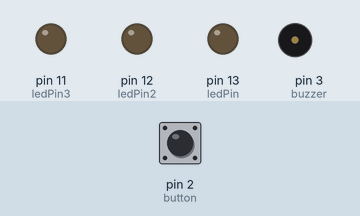
This sketch was run on a simulated Arduino Uno, built with avr-gcc and run on an emulated ATmega328P. On the bench: output pins drawn as LEDs (lit = HIGH), buzzer (waves = sounding). Dashed ring = blinking. The inputs (shaded band) are chosen by the test bench; at power-on: pin 2 (button) LOW. What the sketch prints to the serial monitor is not drawn.

Above: at 1.2 s.
1.3 s: pin 2 (button) pulled HIGH for 0.15 s
At 3.2 s:
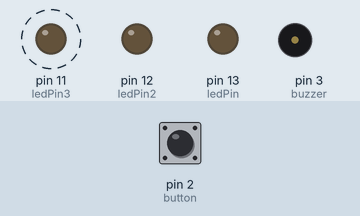
4.4 s: pin 2 (button) pulled HIGH for 1 s
At 5.2 s:
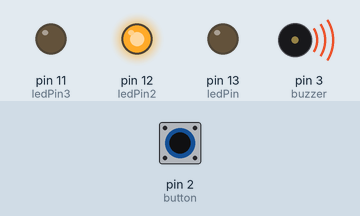
7.4 s: pin 2 (button) pulled HIGH for 3.2 s
At 7.55 s:
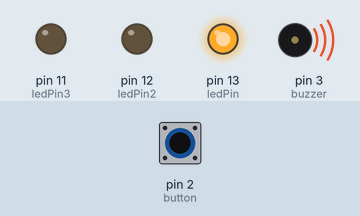
12.1 s: pin 2 (button) pulsed HIGH 2 times (0.12 s each, 0.3 s apart)
At 12.17 s:
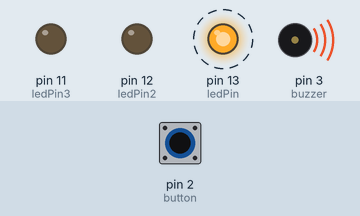
Timing chart, 0 to 16.1 s (numbered marks = the images above; inputs shaded):
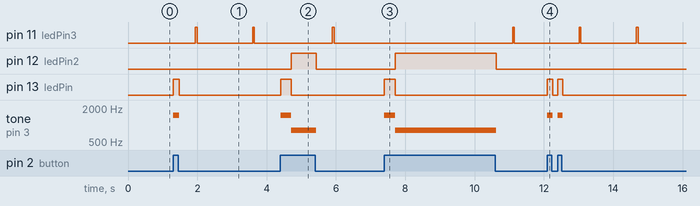

Measured:
- after the input at 1.3 s, pin 11 (ledPin3): alternates HIGH for 0.05 s and LOW for 1.6 s, starting after 0.65 s; pin 13 (ledPin): LOW → HIGH at once, → LOW 0.18 s later; tone on pin 3 (buzzer): silent → 1500 Hz at once, → silent 0.18 s later
- after the input at 4.4 s, pin 11 (ledPin3): LOW → HIGH after 1.5 s, → LOW 0.05 s later; pin 12 (ledPin2): LOW → HIGH after 0.31 s, → LOW 0.72 s later; pin 13 (ledPin): LOW → HIGH at once, → LOW 0.31 s later; tone on pin 3 (buzzer): silent → 1500 Hz at once, → 800 Hz 0.31 s later, → silent 0.72 s later
- after the input at 7.4 s, pin 12 (ledPin2): LOW → HIGH after 0.31 s, → LOW 2.9 s later; pin 13 (ledPin): LOW → HIGH at once, → LOW 0.31 s later; tone on pin 3 (buzzer): silent → 1500 Hz at once, → 800 Hz 0.31 s later, → silent 2.9 s later
- after the input at 12.1 s, pin 13 (ledPin): alternates HIGH for 0.15 s and LOW for 0.15 s, 4 changes in all, then stays LOW, starting at once; tone on pin 3 (buzzer): alternates 1500 Hz for 0.15 s and silent for 0.15 s, 4 changes in all, then stays silent, starting at once

The sketch:

morse-code.ino
```cpp
// C++ code
//
const int button = 2;
const int ledPin = 13;
const int ledPin2 = 12;
const int ledPin3 = 11;
const int ledPin4 = 10;
int lastButtonState = LOW;
int buttonState = LOW;
bool buttonOn = false;
const int buzzer = 3;
int signalLength = 0;
int minSignalLength = 30;
int longSignalLength = 300;
int pauseLength = 450;
int spacePauseLength = 1500;
int lowDelay = 0;
int pause = 0;
bool checker;
String dash = "-";
String morse = "";
String dot = "*";

void setup(){
    pinMode(button, INPUT);
    pinMode(ledPin, OUTPUT);
    pinMode(ledPin2, OUTPUT);
    pinMode(ledPin3, OUTPUT);
    pinMode(buzzer, OUTPUT);
    Serial.begin(9600);
}

void loop(){
  buttonState = digitalRead(button);
  if (buttonState == HIGH){
    lowDelay = 0;
    buttonOn = true;
  }else{
    lowDelay += 1;
    if (lowDelay >= minSignalLength){
      lowDelay = 0;
      buttonOn = false;
    }
  }
  if (buttonOn){
    signalLength += 1;
    if(signalLength < longSignalLength){
      tone(buzzer, 1500);
      digitalWrite(ledPin, HIGH);
      digitalWrite(ledPin2, LOW);
    }
    else{
      tone(buzzer, 800);
      digitalWrite(ledPin, LOW);
      digitalWrite(ledPin2, HIGH);
    }
    pause = 0;
  }else{
    noTone(buzzer);
    digitalWrite(ledPin, LOW);
    digitalWrite(ledPin2, LOW);
    if (signalLength >= minSignalLength){
      checker = true;
      if (signalLength < longSignalLength)
        morse = morse + dot;
      else
        morse = morse + dash;
    }
    signalLength = 0;
    pause += 1;
    if (pause > pauseLength && morse != ""){
      checkForLetters();
      digitalWrite(ledPin3, HIGH);
      delay(50);
      digitalWrite(ledPin3, LOW);
      morse = "";
    }
    if (pause > spacePauseLength){
        if (checker){
          morse = " ";
          checkForLetters();
          digitalWrite(ledPin4, HIGH);
          delay(50);
          digitalWrite(ledPin4, LOW);
          checker = false;
        }
        pause = 0;
    }
  }
  delay(1);
}

void checkForLetters(){

   int check;

   char* MORSE[27] = {
    " ","*-", "-***", "-*-*", "-**", "*", "**-*", "--*", "****", "**", // A-I
    "*---", "-*-", "*-**", "--", "-*", "---", "*--*", "--*-", "*-*", // J-R
    "***", "-", "**-", "***-", "*--", "-**-", "-*--", "--**" // S-Z
    };

    String LETTERS[27] = {
    " ","A","B","C","D","E","F","G","H","I","J","K","L","M",
    "N","O","P","Q","R","S","T","U","V","W","X","Y","Z"};

    for (int i=0; i<27; i++){
      if (morse==MORSE[i]){
          check = i;
          break;
      } else {
          check = 0;
      }
    }
    Serial.print (LETTERS[check]);
}
```
